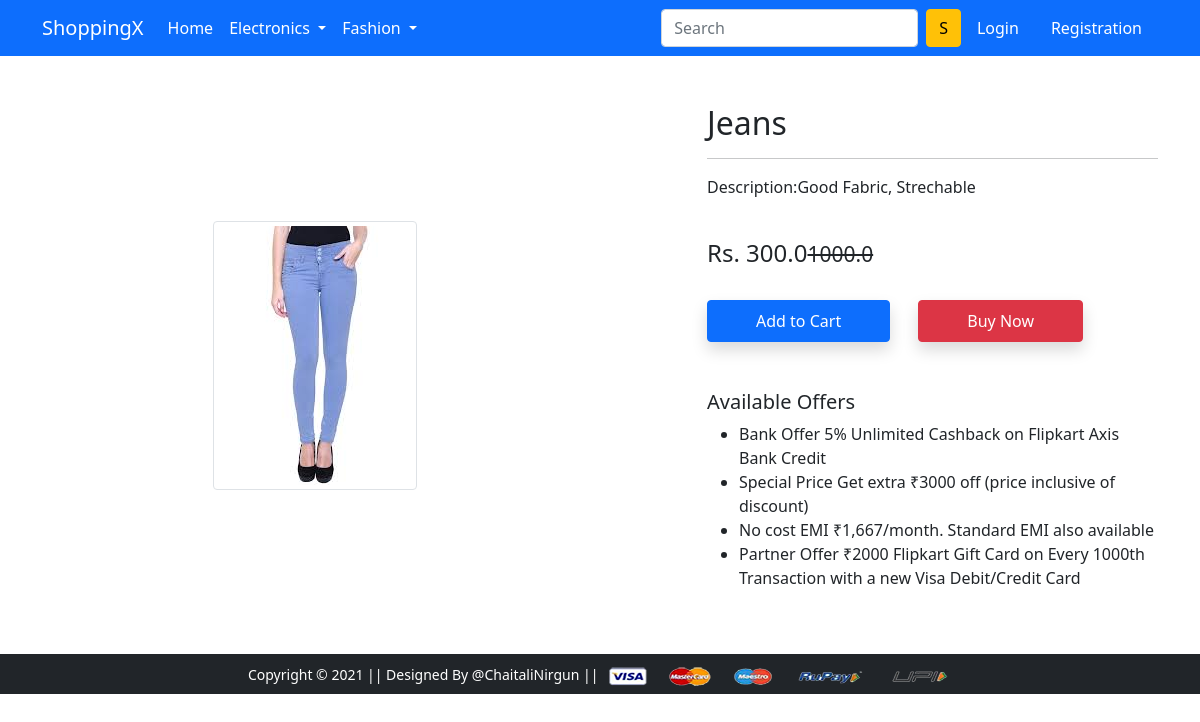
Screenshot of /product-detail/1 with the database file from the repository.
### app/models.py (models this page shows)
class Product(models.Model):
    title=models.CharField(max_length=50)
    selling_price=models.FloatField()
    discounted_price=models.FloatField()
    description=models.CharField(max_length=200)
    brand=models.CharField(max_length=50)
    category=models.CharField(choices=CATEGORY_CHOICES,max_length=2)
    product_image=models.ImageField(upload_to='producting')

### app/views.py (the view)
# urls.py: path('product-detail/<int:pk>',views.ProductDetailView.as_view(), name='product-detail'),
class ProductDetailView(View):
	def get(self, request, pk):
		totalitem = 0
		product = Product.objects.get(pk=pk)
		print(product.id)
		item_already_in_cart=False
		if request.user.is_authenticated:
			totalitem = len(Cart.objects.filter(user=request.user))
			item_already_in_cart = Cart.objects.filter(Q(product=product.id) & Q(user=request.user)).exists()
		return render(request, 'app/productdetail.html', {'product':product, 'item_already_in_cart':item_already_in_cart, 'totalitem':totalitem})

### app/templates/app/productdetail.html (shortened to what this page needs)
{% extends 'app/base.html' %}
{% load static %}
{% block main-content %}
<div class="container my-5">
 <div class="row">
  <div class="col-sm-6 text-center align-self-center">
   <img src="{{product.product_image.url}}" alt="" class="img-fluid img-thumbnail">
  </div>
  <div class="col-sm-5 offset-sm-1">
   <h2>{{product.title}}</h2>
   <hr>
   <p>Description:{{product.description}}</p> <br>
   <h4>Rs. {{product.discounted_price}}<small class="fw-light text-decoration-line-through">{{product.selling_price}}</small></h4> <br>
   {% if not request.user.is_authenticated %}
     <form action="/add-to-cart" class="d-inline">
      <button type="submit" class="btn btn-primary shadow px-5 py-2">Add to Cart</button>
     </form>
   {% endif %}
   <a href="{% url 'checkout' %}" class="btn btn-danger shadow px-5 py-2 ms-4">Buy Now</a>
   <h5 class="mt-5">Available Offers</h5>
   <ul>
    <li>Bank Offer 5% Unlimited Cashback on Flipkart Axis Bank Credit</li>
    <li>Special Price Get extra ₹3000 off (price inclusive of discount)</li>
    <li>No cost EMI ₹1,667/month. Standard EMI also available</li>
    <li>Partner Offer ₹2000 Flipkart Gift Card on Every 1000th Transaction with a new Visa Debit/Credit Card</li>
   </ul>
  </div>
 </div>
</div>
{% endblock main-content %}

### rows the page displays
Product: product_image (picture), title "Jeans", description "Good Fabric, Strechable", discounted_price "300.0", selling_price "1000.0"
